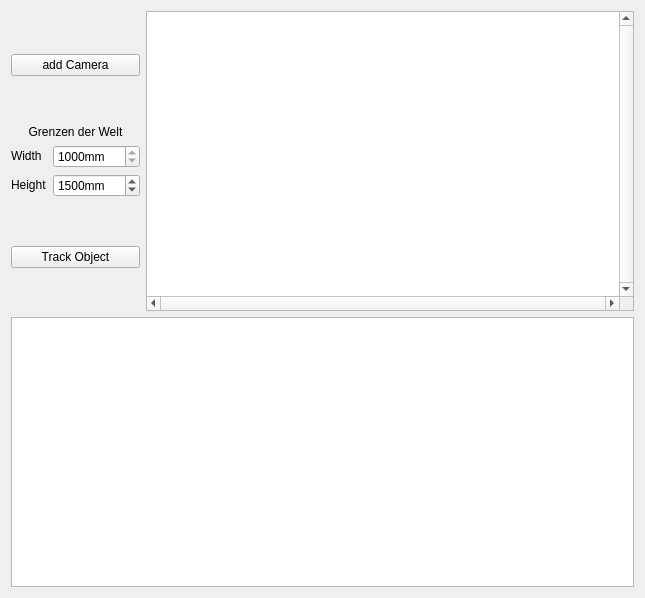
<?xml version="1.0" encoding="UTF-8"?>
<ui version="4.0">
 <class>SchwarmElementWidget</class>
 <widget class="QWidget" name="SchwarmElementWidget">
  <property name="geometry">
   <rect>
    <x>0</x>
    <y>0</y>
    <width>645</width>
    <height>598</height>
   </rect>
  </property>
  <property name="windowTitle">
   <string>SchwarmElementWidget</string>
  </property>
  <layout class="QVBoxLayout" name="verticalLayout_4">
   <item>
    <layout class="QHBoxLayout" name="horizontalLayout">
     <item>
      <layout class="QVBoxLayout" name="verticalLayout_3">
       <item>
        <widget class="QPushButton" name="pushButtonAddCamera">
         <property name="text">
          <string>add Camera</string>
         </property>
        </widget>
       </item>
       <item>
        <layout class="QVBoxLayout" name="verticalLayout">
         <item>
          <widget class="QLabel" name="labelWelt">
           <property name="sizePolicy">
            <sizepolicy hsizetype="Preferred" vsizetype="Fixed">
             <horstretch>0</horstretch>
             <verstretch>0</verstretch>
            </sizepolicy>
           </property>
           <property name="text">
            <string>Grenzen der Welt</string>
           </property>
           <property name="alignment">
            <set>Qt::AlignCenter</set>
           </property>
          </widget>
         </item>
         <item>
          <layout class="QHBoxLayout" name="horizontalLayout_2">
           <item>
            <widget class="QLabel" name="label_3">
             <property name="sizePolicy">
              <sizepolicy hsizetype="Preferred" vsizetype="Fixed">
               <horstretch>0</horstretch>
               <verstretch>0</verstretch>
              </sizepolicy>
             </property>
             <property name="text">
              <string>Width</string>
             </property>
            </widget>
           </item>
           <item>
            <widget class="QDoubleSpinBox" name="WorldWidth">
             <property name="readOnly">
              <bool>true</bool>
             </property>
             <property name="suffix">
              <string>mm</string>
             </property>
             <property name="decimals">
              <number>0</number>
             </property>
             <property name="maximum">
              <double>100000.000000000000000</double>
             </property>
             <property name="value">
              <double>1000.000000000000000</double>
             </property>
            </widget>
           </item>
          </layout>
         </item>
         <item>
          <layout class="QHBoxLayout" name="horizontalLayout_3">
           <item>
            <widget class="QLabel" name="label_4">
             <property name="sizePolicy">
              <sizepolicy hsizetype="Preferred" vsizetype="Fixed">
               <horstretch>0</horstretch>
               <verstretch>0</verstretch>
              </sizepolicy>
             </property>
             <property name="text">
              <string>Height</string>
             </property>
            </widget>
           </item>
           <item>
            <widget class="QDoubleSpinBox" name="WorldHeight">
             <property name="suffix">
              <string>mm</string>
             </property>
             <property name="decimals">
              <number>0</number>
             </property>
             <property name="maximum">
              <double>100000.000000000000000</double>
             </property>
             <property name="value">
              <double>1500.000000000000000</double>
             </property>
            </widget>
           </item>
          </layout>
         </item>
        </layout>
       </item>
       <item>
        <widget class="QPushButton" name="trackObject">
         <property name="sizePolicy">
          <sizepolicy hsizetype="Minimum" vsizetype="Fixed">
           <horstretch>0</horstretch>
           <verstretch>0</verstretch>
          </sizepolicy>
         </property>
         <property name="text">
          <string>Track Object</string>
         </property>
        </widget>
       </item>
      </layout>
     </item>
     <item>
      <widget class="CameraView" name="camView">
       <property name="sizePolicy">
        <sizepolicy hsizetype="Expanding" vsizetype="Fixed">
         <horstretch>0</horstretch>
         <verstretch>0</verstretch>
        </sizepolicy>
       </property>
       <property name="minimumSize">
        <size>
         <width>165</width>
         <height>300</height>
        </size>
       </property>
       <property name="sizeIncrement">
        <size>
         <width>2</width>
         <height>1</height>
        </size>
       </property>
       <property name="mouseTracking">
        <bool>false</bool>
       </property>
       <property name="verticalScrollBarPolicy">
        <enum>Qt::ScrollBarAlwaysOn</enum>
       </property>
       <property name="horizontalScrollBarPolicy">
        <enum>Qt::ScrollBarAlwaysOn</enum>
       </property>
       <property name="cacheMode">
        <set>QGraphicsView::CacheBackground</set>
       </property>
       <property name="optimizationFlags">
        <set>QGraphicsView::DontAdjustForAntialiasing</set>
       </property>
      </widget>
     </item>
    </layout>
   </item>
   <item>
    <layout class="QHBoxLayout" name="horizontalLayout_4">
     <property name="sizeConstraint">
      <enum>QLayout::SetDefaultConstraint</enum>
     </property>
     <item>
      <widget class="BirdsEyeView" name="BirdsView">
       <property name="sizePolicy">
        <sizepolicy hsizetype="Expanding" vsizetype="MinimumExpanding">
         <horstretch>0</horstretch>
         <verstretch>0</verstretch>
        </sizepolicy>
       </property>
       <property name="minimumSize">
        <size>
         <width>420</width>
         <height>250</height>
        </size>
       </property>
       <property name="cacheMode">
        <set>QGraphicsView::CacheBackground</set>
       </property>
      </widget>
     </item>
    </layout>
   </item>
  </layout>
 </widget>
 <layoutdefault spacing="6" margin="11"/>
 <customwidgets>
  <customwidget>
   <class>CameraView</class>
   <extends>QGraphicsView</extends>
   <header location="global">../Camera/cameraview.h</header>
  </customwidget>
  <customwidget>
   <class>BirdsEyeView</class>
   <extends>QGraphicsView</extends>
   <header location="global">../Camera/birdseyeview.h</header>
  </customwidget>
 </customwidgets>
 <resources/>
 <connections/>
</ui>
